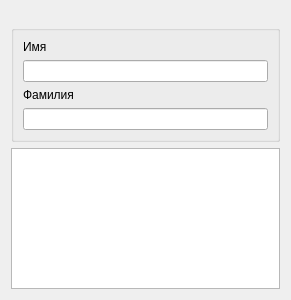
<?xml version="1.0" encoding="UTF-8"?>
<ui version="4.0">
 <class>SearchHeadEmployer</class>
 <widget class="QDialog" name="SearchHeadEmployer">
  <property name="geometry">
   <rect>
    <x>0</x>
    <y>0</y>
    <width>291</width>
    <height>300</height>
   </rect>
  </property>
  <property name="windowTitle">
   <string>Dialog</string>
  </property>
  <layout class="QVBoxLayout" name="verticalLayout_3">
   <item>
    <widget class="QGroupBox" name="groupBox">
     <property name="title">
      <string> </string>
     </property>
     <layout class="QHBoxLayout" name="horizontalLayout">
      <item>
       <layout class="QVBoxLayout" name="verticalLayout_4">
        <item>
         <layout class="QVBoxLayout" name="verticalLayout_2">
          <item>
           <widget class="QLabel" name="label_2">
            <property name="text">
             <string>Имя</string>
            </property>
           </widget>
          </item>
          <item>
           <widget class="QLineEdit" name="lineEditName"/>
          </item>
         </layout>
        </item>
        <item>
         <layout class="QVBoxLayout" name="verticalLayout">
          <item>
           <widget class="QLabel" name="label">
            <property name="text">
             <string>Фамилия</string>
            </property>
           </widget>
          </item>
          <item>
           <widget class="QLineEdit" name="lineEditLastName"/>
          </item>
         </layout>
        </item>
       </layout>
      </item>
     </layout>
    </widget>
   </item>
   <item>
    <widget class="QTableView" name="tableView">
     <attribute name="horizontalHeaderVisible">
      <bool>false</bool>
     </attribute>
     <attribute name="horizontalHeaderDefaultSectionSize">
      <number>1000</number>
     </attribute>
    </widget>
   </item>
  </layout>
 </widget>
 <resources/>
 <connections/>
</ui>
